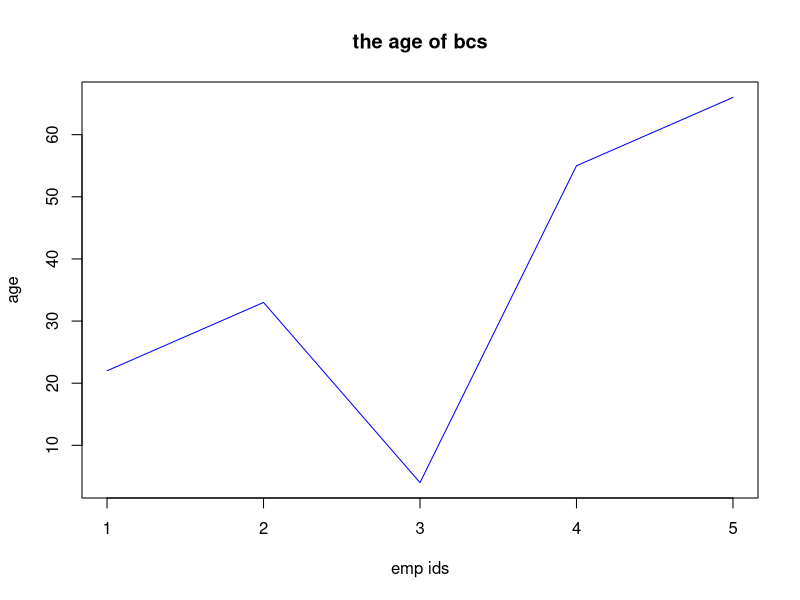

Write the R code that produced this figure.
empid = c(111,222,333,444,555)
age = c(22,33,4,55,66)
sex = c('m','f','m','f','m')
info = data.frame(empid,age,sex) #creates a dataframe
info
plot (info$age,type = 'l', main= 'the age of bcs' , xlab ='emp ids', ylab = 'age', col='blue') #plots the values
